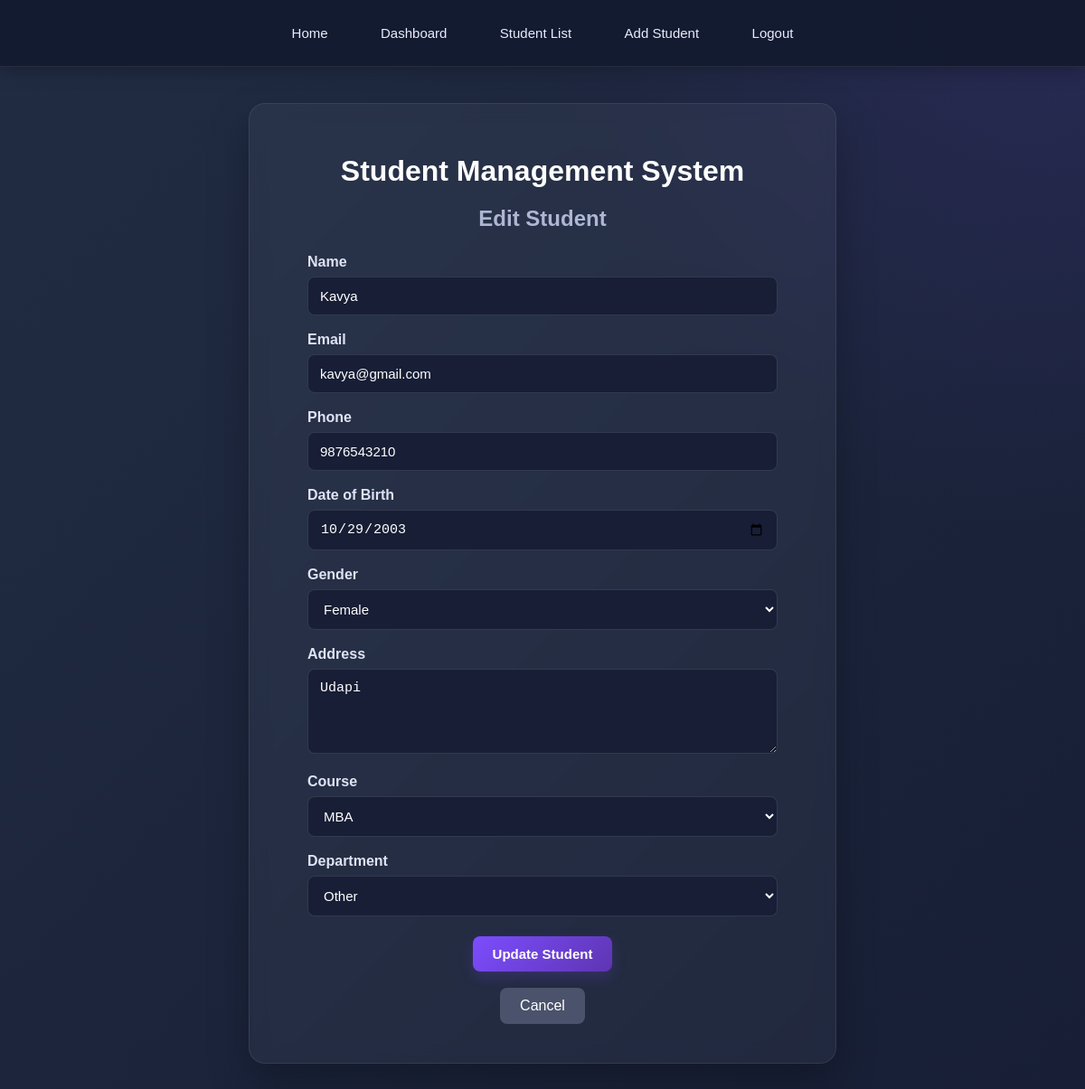
Screenshot of /edit/12/ (signed in) with the database file from the repository.
### students/models.py (models this page shows, shortened)
class Student(models.Model):
    name = models.CharField(max_length=100)
    email = models.EmailField(unique=True)
    phone = models.CharField(max_length=10, unique=True)
    date_of_birth = models.DateField()
    gender = models.CharField(max_length=10)
    address = models.TextField()
    course = models.CharField(max_length=100)
    department = models.CharField(max_length=100)

### students/views.py (the view, shortened to what this page needs)
# urls.py: path('edit/<int:id>/', views.edit_student, name='edit_student'),
@login_required
def edit_student(request, id):
    student = get_object_or_404(Student, id=id)
    return render(
        request,
        "students/edit_student.html",
        {"student": student}
    )

### StudentManagementSystem/students/templates/students/edit_student.html (shortened to what this page needs)
{% load static %}
<!DOCTYPE html>
<html>
<head>
    <link rel="stylesheet" href="{% static 'students/style.css' %}">
</head>
<body>
    <nav>
        <a href="{% url 'home' %}">Home</a>
        {% if user.is_authenticated %}
            <a href="{% url 'dashboard' %}">Dashboard</a>
            <a href="{% url 'student_list' %}">
                Student List
            </a>
            <a href="{% url 'add_student' %}">
                Add Student
            </a>
            <a href="{% url 'logout' %}">
                Logout
            </a>
        {% else %}
            <a href="{% url 'login' %}">
                Login
            </a>
        {% endif %}
    </nav>
    <div class="form-container">
        <h1>Student Management System</h1>
        <h2>Edit Student</h2>
        <form method="POST">
            <div class="form-group">
                <label for="name">Name</label>
                <input
                    type="text"
                    id="name"
                    name="name"
                    value="{{ student.name }}"
                    placeholder="Enter student name"
                    required
                >
            </div>
            <div class="form-group">
                <label for="email">Email</label>
                <input
                    type="email"
                    id="email"
                    name="email"
                    value="{{ student.email }}"
                    placeholder="Enter email address"
                    required
                >
            </div>
            <div class="form-group">
                <label for="phone">Phone</label>
                <input
                    type="tel"
                    id="phone"
                    name="phone"
                    value="{{ student.phone }}"
                    placeholder="Enter phone number"
                    pattern="[0-9]{10}"
                    maxlength="10"
                    required
                >
            </div>
            <div class="form-group">
                <label for="date_of_birth">Date of Birth</label>
                <input
                    type="date"
                    id="date_of_birth"
                    name="date_of_birth"
                    value="{{ student.date_of_birth|date:'Y-m-d' }}"
                    required
                >
            </div>
            <div class="form-group">
                <label for="gender">Gender</label>
                <select id="gender" name="gender" required>
                    <option value="Female"
                        {% if student.gender == "Female" %}selected{% endif %}>
                        Female
                    </option>
                </select>
            </div>
            <div class="form-group">
                <label for="address">Address</label>
                <textarea
                    id="address"
                    name="address"
                    rows="4"
                    placeholder="Enter address"
                    required
                >{{ student.address }}</textarea>
            </div>
            <div class="form-group">
                <label for="course">Course</label>
                <select id="course" name="course" required>
                    <option value="MBA"
                        {% if student.course == "MBA" %}selected{% endif %}>
                        MBA
                    </option>
                </select>
            </div>
            <div class="form-group">
                <label for="department">Department</label>
                <select id="department" name="department" required>
                    <option value="Other"
                        {% if student.department == "Other" %}selected{% endif %}>
                        Other
                    </option>
                </select>
            </div>
            <button type="submit">
                Update Student
            </button>
            <a href="{% url 'student_list' %}" class="cancel-button">
                Cancel
            </a>
        </form>
    </div>
</body>
</html>

### students/static/students/style.css (style rules this page uses)
* { box-sizing: border-box; }
html { scroll-behavior: smooth; }
body { margin: 0; padding: 0; font-family: Arial, Helvetica, sans-serif; background: radial-gradient( circle at top right, rgba(110, 72, 220, 0.15), transparent 35% ), linear-gradient( 135deg, #212C43 0%, #171E35 100% ); color: #ffffff; min-height: 100vh; text-align: center; }
nav { background: rgba(20, 27, 48, 0.95); padding: 18px 25px; text-align: center; border-bottom: 1px solid rgba(255, 255, 255, 0.08); box-shadow: 0 4px 20px rgba(0, 0, 0, 0.25); position: relative; z-index: 10; }
nav a { display: inline-block; color: #e9ecff; text-decoration: none; margin: 0 12px; padding: 10px 15px; font-size: 15px; border-radius: 8px; transition: 0.3s ease; }
.container, .student-container, .form-container, .delete-container { width: 92%; max-width: 1100px; margin: 40px auto; text-align: center; }
.form-container { max-width: 650px; background: rgba(255, 255, 255, 0.045); padding: 35px; border-radius: 18px; margin: 40px auto; border: 1px solid rgba(255, 255, 255, 0.08); box-shadow: 0 20px 45px rgba(0, 0, 0, 0.25); backdrop-filter: blur(10px); }
.form-container h1 { color: white; margin-bottom: 8px; }
.form-container h2 { color: #aeb6d4; margin-bottom: 25px; }
.form-container form { width: 100%; max-width: 520px; margin: 0 auto; }
.form-group { width: 100%; margin-bottom: 18px; text-align: left; }
.form-group label { display: block; margin-bottom: 7px; font-weight: bold; text-align: left; color: #dfe3f4; }
.form-group input, .form-group select, .form-group textarea { width: 100%; padding: 12px 13px; text-align: left; border: 1px solid rgba(255, 255, 255, 0.12); border-radius: 8px; font-size: 15px; background: #171e35; color: white; outline: none; transition: 0.25s ease; }
.form-group input::placeholder, .form-group textarea::placeholder { color: #7e87a5; }
.form-group select option { background: #212C43; color: white; }
.form-container button { display: block; margin: 22px auto 10px; }
button { padding: 11px 22px; margin: 8px; border: none; border-radius: 8px; background: linear-gradient( 135deg, #7c4dff, #5e35b1 ); color: white; font-size: 15px; font-weight: bold; cursor: pointer; transition: 0.3s ease; box-shadow: 0 6px 15px rgba(124, 77, 255, 0.2); }
.cancel-button { display: inline-block; padding: 11px 22px; margin: 8px; background: #4a536b; color: white; text-decoration: none; border-radius: 8px; transition: 0.3s ease; }

### rows the page displays
Student: name "Kavya", email "kavya@gmail.com", phone "9876543210", date_of_birth "10/29/2003", gender "Female", address "Udapi", course "MBA", department "Other"
